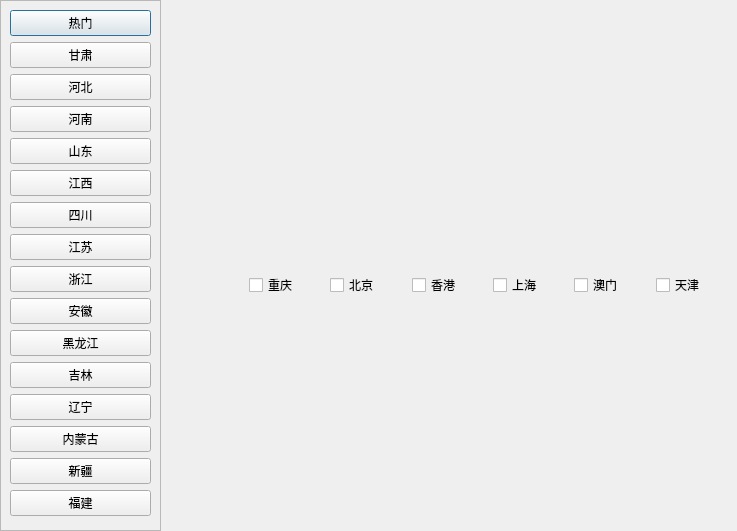
<?xml version="1.0" encoding="UTF-8"?>
<ui version="4.0">
 <class>SubWindow</class>
 <widget class="QDialog" name="SubWindow">
  <property name="geometry">
   <rect>
    <x>0</x>
    <y>0</y>
    <width>737</width>
    <height>531</height>
   </rect>
  </property>
  <property name="windowTitle">
   <string>Dialog</string>
  </property>
  <property name="styleSheet">
   <string notr="true">QScrollBar:vertical
{
    margin:30px 0px 30px 0px;
    background-color:#0bb4b5;
    border: 0px;
    width:30px;    
}
QScrollBar::handle:vertical
{
    background-color:#1ca9b3;
    width:30px;
    border-radius:7px;
}
QScrollBar::handle:vertical:hover
{
    background-color:#0bb4b5;
    width:30px;
    border-radius:7px;
}
QScrollBar::add-line:vertical
{
    subcontrol-origin: margin;
    border:1px solid rgb(240,241,239);
    height:30px;
}

QScrollBar::sub-line:vertical
{
   subcontrol-origin: margin;
    border:1px solid rgb(240,241,239);
    height:30px;
}
QScrollBar::add-page:vertical
{
  background-color:rgb(240,241,239);
}

QScrollBar::sub-page:vertical
{
    background-color:rgb(240,241,239); 
}
QScrollBar::up-arrow:vertical
{
  border:0px;
  width:30px;
  height:30px;
  border-image:url(&quot;:/Icons/up_Arrow.png&quot;);
}

QScrollBar::up-arrow:vertical:pressed
{
    border:0px;
    width:30px;
    height:30px;
    border-image:url(&quot;:/Icons/up_Arrow_down.png&quot;);
}
QScrollBar::down-arrow:vertical
{
    border:0px;
    width:30px;
    height:30px;
    border-image:url(&quot;:/Icons/down_Arrow.png&quot;);
}

QScrollBar::down-arrow:vertical:pressed 
{
    border:0px;
    width:30px;
    height:30px;
    border-image:url(&quot;:/Icons/down_Arrow_down.png&quot;);
}</string>
  </property>
  <widget class="QStackedWidget" name="stackedWidget">
   <property name="enabled">
    <bool>true</bool>
   </property>
   <property name="geometry">
    <rect>
     <x>240</x>
     <y>60</y>
     <width>500</width>
     <height>451</height>
    </rect>
   </property>
   <property name="minimumSize">
    <size>
     <width>500</width>
     <height>451</height>
    </size>
   </property>
   <property name="maximumSize">
    <size>
     <width>741</width>
     <height>451</height>
    </size>
   </property>
   <property name="currentIndex">
    <number>0</number>
   </property>
   <widget class="QWidget" name="page_7">
    <layout class="QGridLayout" name="gridLayout_3">
     <item row="0" column="0">
      <widget class="QCheckBox" name="button00">
       <property name="styleSheet">
        <string notr="true">font: 75 9pt &quot;Arial&quot;;</string>
       </property>
       <property name="text">
        <string>重庆</string>
       </property>
      </widget>
     </item>
     <item row="0" column="1">
      <widget class="QCheckBox" name="button01">
       <property name="text">
        <string>北京</string>
       </property>
      </widget>
     </item>
     <item row="0" column="2">
      <widget class="QCheckBox" name="button02">
       <property name="text">
        <string>香港</string>
       </property>
      </widget>
     </item>
     <item row="0" column="3">
      <widget class="QCheckBox" name="button03">
       <property name="text">
        <string>上海</string>
       </property>
      </widget>
     </item>
     <item row="0" column="4">
      <widget class="QCheckBox" name="button04">
       <property name="text">
        <string>澳门</string>
       </property>
      </widget>
     </item>
     <item row="0" column="5">
      <widget class="QCheckBox" name="button05">
       <property name="text">
        <string>天津</string>
       </property>
      </widget>
     </item>
    </layout>
   </widget>
   <widget class="QWidget" name="page">
    <layout class="QHBoxLayout" name="horizontalLayout">
     <item>
      <widget class="QCheckBox" name="button10">
       <property name="text">
        <string>兰州</string>
       </property>
      </widget>
     </item>
     <item>
      <widget class="QCheckBox" name="button11">
       <property name="text">
        <string>白银</string>
       </property>
      </widget>
     </item>
     <item>
      <widget class="QCheckBox" name="button12">
       <property name="text">
        <string>敦煌</string>
       </property>
      </widget>
     </item>
    </layout>
   </widget>
   <widget class="QWidget" name="page_2">
    <layout class="QHBoxLayout" name="horizontalLayout_2">
     <item>
      <widget class="QCheckBox" name="button20">
       <property name="text">
        <string>石家庄</string>
       </property>
      </widget>
     </item>
     <item>
      <widget class="QCheckBox" name="button21">
       <property name="text">
        <string>唐山</string>
       </property>
      </widget>
     </item>
     <item>
      <widget class="QCheckBox" name="button22">
       <property name="text">
        <string>张家口</string>
       </property>
      </widget>
     </item>
    </layout>
   </widget>
   <widget class="QWidget" name="page_3">
    <layout class="QHBoxLayout" name="horizontalLayout_4">
     <item>
      <widget class="QCheckBox" name="button30">
       <property name="text">
        <string>郑州</string>
       </property>
      </widget>
     </item>
     <item>
      <widget class="QCheckBox" name="button31">
       <property name="text">
        <string>开封</string>
       </property>
      </widget>
     </item>
     <item>
      <widget class="QCheckBox" name="button32">
       <property name="text">
        <string>洛阳</string>
       </property>
      </widget>
     </item>
    </layout>
   </widget>
   <widget class="QWidget" name="page_4">
    <layout class="QHBoxLayout" name="horizontalLayout_3">
     <item>
      <widget class="QCheckBox" name="button40">
       <property name="text">
        <string>济南</string>
       </property>
      </widget>
     </item>
     <item>
      <widget class="QCheckBox" name="button41">
       <property name="text">
        <string>青岛</string>
       </property>
      </widget>
     </item>
     <item>
      <widget class="QCheckBox" name="button42">
       <property name="text">
        <string>烟台</string>
       </property>
      </widget>
     </item>
     <item>
      <widget class="QCheckBox" name="button43">
       <property name="text">
        <string>日照</string>
       </property>
      </widget>
     </item>
    </layout>
   </widget>
   <widget class="QWidget" name="page_5">
    <layout class="QGridLayout" name="gridLayout">
     <item row="0" column="0">
      <widget class="QCheckBox" name="button50">
       <property name="text">
        <string>南昌</string>
       </property>
      </widget>
     </item>
     <item row="0" column="1">
      <widget class="QCheckBox" name="button51">
       <property name="text">
        <string>九江</string>
       </property>
      </widget>
     </item>
     <item row="0" column="2">
      <widget class="QCheckBox" name="button52">
       <property name="text">
        <string>上饶</string>
       </property>
      </widget>
     </item>
     <item row="0" column="3">
      <widget class="QCheckBox" name="button53">
       <property name="text">
        <string>赣州</string>
       </property>
      </widget>
     </item>
    </layout>
   </widget>
   <widget class="QWidget" name="page_6">
    <layout class="QGridLayout" name="gridLayout_2">
     <item row="0" column="0">
      <widget class="QCheckBox" name="button60">
       <property name="text">
        <string>成都</string>
       </property>
      </widget>
     </item>
     <item row="0" column="1">
      <widget class="QCheckBox" name="button61">
       <property name="text">
        <string>绵阳</string>
       </property>
      </widget>
     </item>
     <item row="0" column="2">
      <widget class="QCheckBox" name="button62">
       <property name="text">
        <string>自贡</string>
       </property>
      </widget>
     </item>
     <item row="0" column="3">
      <widget class="QCheckBox" name="button63">
       <property name="text">
        <string>泸州</string>
       </property>
      </widget>
     </item>
    </layout>
   </widget>
   <widget class="QWidget" name="page_8">
    <layout class="QHBoxLayout" name="horizontalLayout_9">
     <item>
      <widget class="QCheckBox" name="button80">
       <property name="text">
        <string>南京</string>
       </property>
      </widget>
     </item>
     <item>
      <widget class="QCheckBox" name="button81">
       <property name="text">
        <string>徐州</string>
       </property>
      </widget>
     </item>
     <item>
      <widget class="QCheckBox" name="button82">
       <property name="text">
        <string>扬州</string>
       </property>
      </widget>
     </item>
    </layout>
   </widget>
   <widget class="QWidget" name="page_9">
    <widget class="QCheckBox" name="button90">
     <property name="geometry">
      <rect>
       <x>173</x>
       <y>216</y>
       <width>155</width>
       <height>21</height>
      </rect>
     </property>
     <property name="text">
      <string>杭州</string>
     </property>
    </widget>
   </widget>
   <widget class="QWidget" name="page_10">
    <widget class="QCheckBox" name="button100">
     <property name="geometry">
      <rect>
       <x>173</x>
       <y>216</y>
       <width>155</width>
       <height>19</height>
      </rect>
     </property>
     <property name="text">
      <string>合肥</string>
     </property>
    </widget>
   </widget>
   <widget class="QWidget" name="page_11">
    <widget class="QCheckBox" name="button110">
     <property name="geometry">
      <rect>
       <x>173</x>
       <y>216</y>
       <width>155</width>
       <height>19</height>
      </rect>
     </property>
     <property name="text">
      <string>哈尔滨</string>
     </property>
    </widget>
   </widget>
   <widget class="QWidget" name="page_12">
    <widget class="QCheckBox" name="button120">
     <property name="geometry">
      <rect>
       <x>173</x>
       <y>216</y>
       <width>155</width>
       <height>19</height>
      </rect>
     </property>
     <property name="text">
      <string>长春</string>
     </property>
    </widget>
   </widget>
   <widget class="QWidget" name="page_13">
    <widget class="QCheckBox" name="button130">
     <property name="geometry">
      <rect>
       <x>173</x>
       <y>216</y>
       <width>155</width>
       <height>19</height>
      </rect>
     </property>
     <property name="text">
      <string>本溪</string>
     </property>
    </widget>
   </widget>
   <widget class="QWidget" name="page_14">
    <widget class="QCheckBox" name="button140">
     <property name="geometry">
      <rect>
       <x>173</x>
       <y>216</y>
       <width>155</width>
       <height>19</height>
      </rect>
     </property>
     <property name="text">
      <string>呼和浩特</string>
     </property>
    </widget>
   </widget>
   <widget class="QWidget" name="page_15">
    <widget class="QCheckBox" name="button150">
     <property name="geometry">
      <rect>
       <x>173</x>
       <y>216</y>
       <width>155</width>
       <height>19</height>
      </rect>
     </property>
     <property name="text">
      <string>乌鲁木齐</string>
     </property>
    </widget>
   </widget>
   <widget class="QWidget" name="page_16">
    <widget class="QCheckBox" name="button161">
     <property name="geometry">
      <rect>
       <x>173</x>
       <y>216</y>
       <width>155</width>
       <height>19</height>
      </rect>
     </property>
     <property name="text">
      <string>泉州</string>
     </property>
    </widget>
    <widget class="QCheckBox" name="button160">
     <property name="geometry">
      <rect>
       <x>11</x>
       <y>216</y>
       <width>155</width>
       <height>19</height>
      </rect>
     </property>
     <property name="text">
      <string>厦门</string>
     </property>
    </widget>
    <widget class="QCheckBox" name="button162">
     <property name="geometry">
      <rect>
       <x>334</x>
       <y>216</y>
       <width>155</width>
       <height>19</height>
      </rect>
     </property>
     <property name="text">
      <string>福州</string>
     </property>
    </widget>
   </widget>
  </widget>
  <widget class="QScrollArea" name="scrollArea">
   <property name="geometry">
    <rect>
     <x>0</x>
     <y>0</y>
     <width>161</width>
     <height>531</height>
    </rect>
   </property>
   <property name="styleSheet">
    <string notr="true">background-image: url(:/png/image/subwindow.jpg);</string>
   </property>
   <property name="widgetResizable">
    <bool>true</bool>
   </property>
   <widget class="QWidget" name="scrollAreaWidgetContents">
    <property name="geometry">
     <rect>
      <x>0</x>
      <y>-33</y>
      <width>129</width>
      <height>575</height>
     </rect>
    </property>
    <layout class="QVBoxLayout" name="verticalLayout">
     <item>
      <widget class="QPushButton" name="button0">
       <property name="text">
        <string>热门</string>
       </property>
      </widget>
     </item>
     <item>
      <widget class="QPushButton" name="button1">
       <property name="text">
        <string>甘肃</string>
       </property>
      </widget>
     </item>
     <item>
      <widget class="QPushButton" name="button2">
       <property name="text">
        <string>河北</string>
       </property>
      </widget>
     </item>
     <item>
      <widget class="QPushButton" name="button3">
       <property name="text">
        <string>河南</string>
       </property>
      </widget>
     </item>
     <item>
      <widget class="QPushButton" name="button4">
       <property name="text">
        <string>山东</string>
       </property>
      </widget>
     </item>
     <item>
      <widget class="QPushButton" name="button5">
       <property name="text">
        <string>江西</string>
       </property>
      </widget>
     </item>
     <item>
      <widget class="QPushButton" name="button6">
       <property name="text">
        <string>四川</string>
       </property>
      </widget>
     </item>
     <item>
      <widget class="QPushButton" name="pushButton_11">
       <property name="text">
        <string>江苏</string>
       </property>
      </widget>
     </item>
     <item>
      <widget class="QPushButton" name="pushButton_12">
       <property name="text">
        <string>浙江</string>
       </property>
      </widget>
     </item>
     <item>
      <widget class="QPushButton" name="pushButton_13">
       <property name="text">
        <string>安徽</string>
       </property>
      </widget>
     </item>
     <item>
      <widget class="QPushButton" name="pushButton_14">
       <property name="text">
        <string>黑龙江</string>
       </property>
      </widget>
     </item>
     <item>
      <widget class="QPushButton" name="pushButton_15">
       <property name="text">
        <string>吉林</string>
       </property>
      </widget>
     </item>
     <item>
      <widget class="QPushButton" name="pushButton_16">
       <property name="text">
        <string>辽宁</string>
       </property>
      </widget>
     </item>
     <item>
      <widget class="QPushButton" name="pushButton_17">
       <property name="text">
        <string>内蒙古</string>
       </property>
      </widget>
     </item>
     <item>
      <widget class="QPushButton" name="pushButton_18">
       <property name="text">
        <string>新疆</string>
       </property>
      </widget>
     </item>
     <item>
      <widget class="QPushButton" name="pushButton_19">
       <property name="text">
        <string>福建</string>
       </property>
      </widget>
     </item>
    </layout>
   </widget>
  </widget>
 </widget>
 <resources/>
 <connections/>
</ui>
